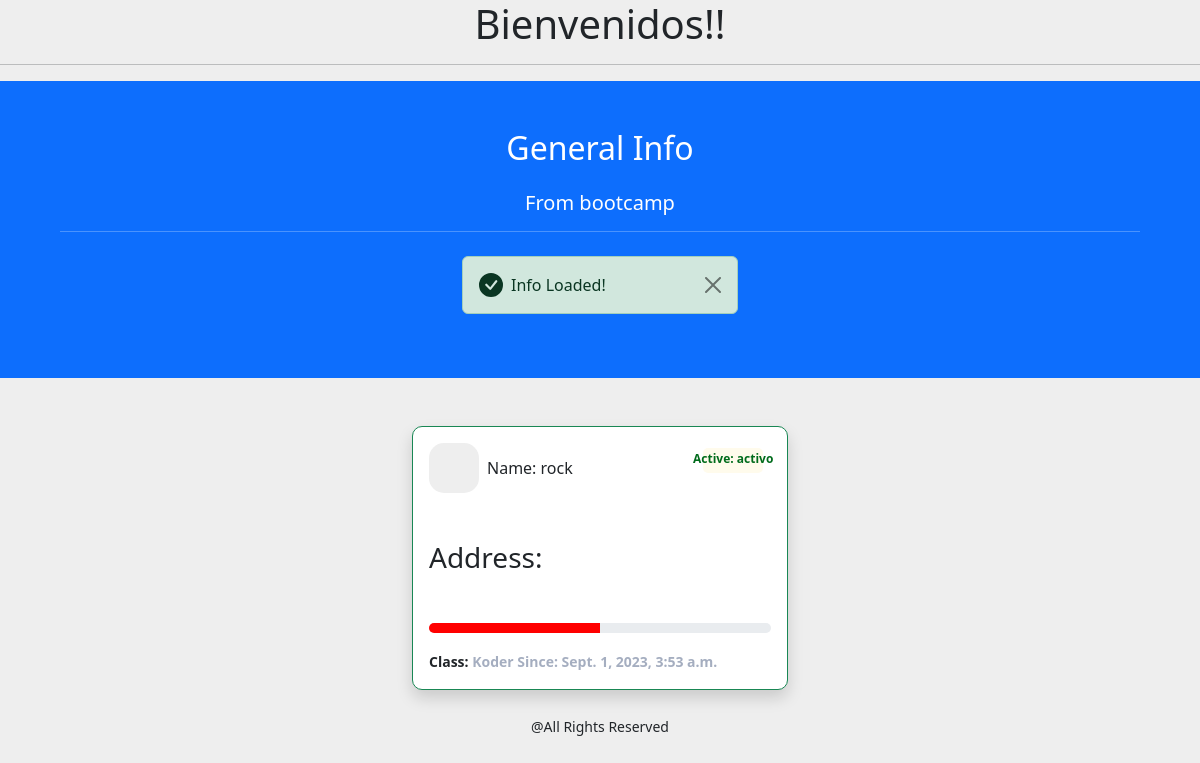
The app's page /bootcamp/koders/, older data.
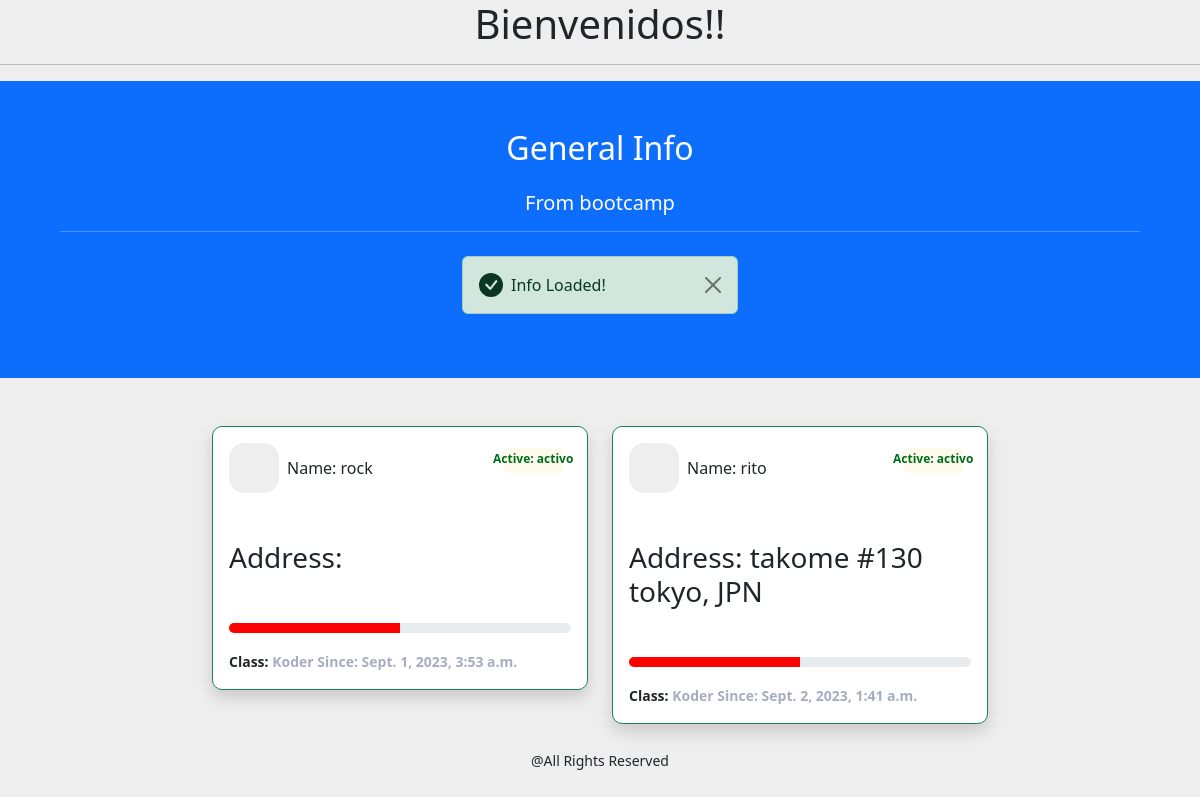
The same page, newer data.
### bootcamp/models.py (models this page shows, shortened)
class Koder(models.Model):
    STATUSES = [
        ("active", "Active"),
        ("inactive", "Inactive"),
        ("finished", "Finished")
    ]
    first_name = models.CharField(max_length=255)
    last_name = models.CharField(max_length=255)
    email = models.EmailField(unique=True)
    phone = models.CharField(max_length=25)
    status = models.CharField(max_length=8, choices=STATUSES, default="activo")
    address = models.CharField(max_length=255)
    created_at = models.DateTimeField(auto_now_add=True)
    updated_at = models.DateTimeField(blank=True, null=True)
    generation = models.ForeignKey(Generation, models.PROTECT, related_name="koders")

### bootcamp/views.py (the view)
# urls.py: path("koders/", list_koder),
def list_koder(request):
    koders = Koder.objects.all()
    context = {
        "bootcamp": { "name":"Python", "module":"Django" },
        "koders": koders
    }
    template = loader.get_template("templates/list_koders.html")
    return HttpResponse(template.render(context, request))

### templates/list_koders.html (shortened to what this page needs)
<!DOCTYPE html>
{% extends "templates/base.html" %}
{% block head %}
<head>
  {% load bootstrap5 %}
  {% bootstrap_css %}
</head>
{% endblock head %}
{% block content %}
<div class="container-fluid">
    <div class="row justify-content-center">
        <div class="container-fluid p-5 bg-primary text-white text-center mb-5 row justify-content-center">
            <h2 class="text-center mb-4">General Info</h2>
            {% block title %}
            <h5>From bootcamp<hr/></h5>
            {% endblock title %}
            {% if koders %}
            <div class="custom-alert alert alert-success alert-dismissible fade show d-flex align-items-center col-3" role="alert">
                <svg class="bi flex-shrink-0 me-2" width="24" height="24" role="img" aria-label="Success:"><use xlink:href="#check-circle-fill"/></svg>
                <div>
                <span>Info Loaded!</span>
                </div>
                <button type="button" class="btn-close" data-bs-dismiss="alert" aria-label="Close"></button>
            </div>
            {% endif %}
        </div>
        <br>
        <br>
        <br>
        <br>
    {% for koder in koders %}
        {% if koder.status %}
        <div class="col-md-4">
            <div class="card p-3 mb-2 border border-success shadow mb-4">
                <div class="d-flex justify-content-between">
                    <div class="d-flex flex-row align-items-center">
                        <div class="icon">  </div>
                        <div class="ms-2 c-details">
                            <h6 class="mb-0">Name: {{koder.first_name}}</h6>
                        </div>
                    </div>
                    <div class="badge"> <span><p class="card-text" style="color: #006b1b"><b>Active: {{koder.status}}</b></p></span> </div>
                </div>
                <div class="mt-5">
                    <h3 class="heading">Address: {{koder.address}}</h3>
                    <div class="mt-5">
                        <div class="progress">
                            <div class="progress-bar" role="progressbar" style="width: 50%" aria-valuenow="50" aria-valuemin="0" aria-valuemax="100"></div>
                        </div>
                        <div class="mt-3"> <span class="text1">Class: <span class="text2">Koder Since: {{koder.created_at}}</span></span> </div>
                    </div>
                </div>
            </div>
        </div>
        {% endif %}
        <br>
    {% endfor %}
    <br>
    </div>
</div>
{% endblock content %}

Row changes from the older to the newer data that the page shows:
added Koder: first_name "rito", status "activo", address "takome #130 tokyo, JPN", created_at "Sept. 2, 2023, 1:41 a.m."
